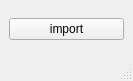
<?xml version="1.0" encoding="UTF-8"?>
<ui version="4.0">
 <class>MainWindow</class>
 <widget class="QMainWindow" name="MainWindow">
  <property name="geometry">
   <rect>
    <x>0</x>
    <y>0</y>
    <width>133</width>
    <height>81</height>
   </rect>
  </property>
  <property name="windowTitle">
   <string>MainWindow</string>
  </property>
  <widget class="QWidget" name="centralwidget">
   <layout class="QHBoxLayout" name="horizontalLayout">
    <item>
     <widget class="QPushButton" name="pushButton">
      <property name="text">
       <string>import</string>
      </property>
     </widget>
    </item>
   </layout>
  </widget>
  <widget class="QMenuBar" name="menubar">
   <property name="geometry">
    <rect>
     <x>0</x>
     <y>0</y>
     <width>133</width>
     <height>20</height>
    </rect>
   </property>
  </widget>
  <widget class="QStatusBar" name="statusbar"/>
 </widget>
 <resources/>
 <connections/>
</ui>
